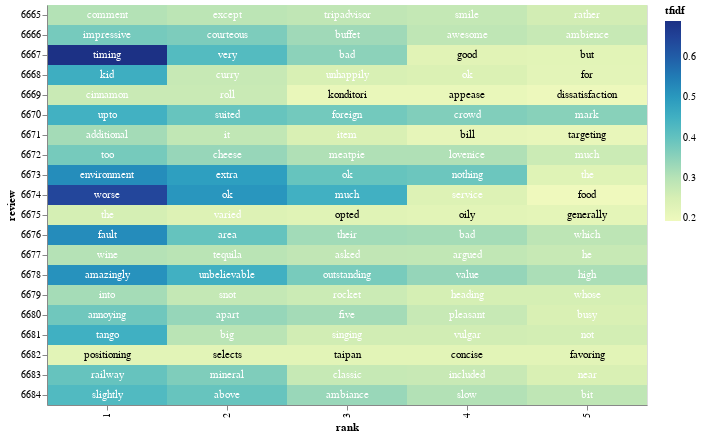

The notebook cell this image was saved under:
### Code cell
alt.data_transformers.disable_max_rows()


# adding a little randomness to break ties in term ranking
top_tfidf_plusRand = top_tfidf.copy()
top_tfidf_plusRand['tfidf'] = top_tfidf_plusRand['tfidf'] + np.random.rand(top_tfidf.shape[0])*0.0001

# base for all visualizations, with rank calculation
base = alt.Chart(top_tfidf_plusRand).encode(
    x = 'rank:O',
    y = 'review:N'
).transform_window(
    rank = "rank()",
    sort = [alt.SortField("tfidf", order="descending")],
    groupby = ["review"],
)

# heatmap specification
heatmap = base.mark_rect().encode(
    color = 'tfidf:Q'
)

# text labels, white for darker heatmap colors
text = base.mark_text(baseline='middle').encode(
    text = 'term:N',
    color = alt.condition(alt.datum.tfidf >= 0.23, alt.value('white'), alt.value('black'))
)

# display the three superimposed visualizations
(heatmap + text).properties(width = 600)

### Figure 1 — Vega-Lite specification as saved in the notebook (floating-point values rounded to 4 significant figures)
{"config": {"view": {"continuousWidth": 400, "continuousHeight": 300}}, "layer": [{"mark": "rect", "encoding": {"color": {"field": "tfidf", "type": "quantitative"}, "x": {"field": "rank", "type": "ordinal"}, "y": {"field": "review", "type": "nominal"}}, "transform": [{"window": [{"op": "rank", "field": "", "as": "rank"}], "groupby": ["review"], "sort": [{"field": "tfidf", "order": "descending"}]}]}, {"mark": {"type": "text", "baseline": "middle"}, "encoding": {"color": {"condition": {"value": "white", "test": "(datum.tfidf >= 0.23)"}, "value": "black"}, "text": {"field": "term", "type": "nominal"}, "x": {"field": "rank", "type": "ordinal"}, "y": {"field": "review", "type": "nominal"}}, "transform": [{"window": [{"op": "rank", "field": "", "as": "rank"}], "groupby": ["review"], "sort": [{"field": "tfidf", "order": "descending"}]}]}], "data": {"name": "data-b0aa454d2de7aed17e9c9dc7853813c9"}, "width": 600, "$schema": "https://vega.github.io/schema/vega-lite/v4.17.0.json", "datasets": {"data-b0aa454d2de7aed17e9c9dc7853813c9": [{"review": 6665, "term": "comment", "tfidf": 0.3032}, {"review": 6665, "term": "except", "tfidf": 0.2936}, {"review": 6665, "term": "tripadvisor", "tfidf": 0.2871}, {"review": 6665, "term": "smile", "tfidf": 0.2816}, {"review": 6665, "term": "rather", "tfidf": 0.2584}, {"review": 6666, "term": "impressive", "tfidf": 0.3769}, {"review": 6666, "term": "courteous", "tfidf": 0.3688}, {"review": 6666, "term": "buffet", "tfidf": 0.3283}, {"review": 6666, "term": "awesome", "tfidf": 0.2896}, {"review": 6666, "term": "ambience", "tfidf": 0.2762}, {"review": 6667, "term": "timing", "tfidf": 0.6887}, {"review": 6667, "term": "very", "tfidf": 0.4211}, {"review": 6667, "term": "bad", "tfidf": 0.3517}, {"review": 6667, "term": "good", "tfidf": 0.2294}, {"review": 6667, "term": "but", "tfidf": 0.2269}, {"review": 6668, "term": "kid", "tfidf": 0.4542}, {"review": 6668, "term": "curry", "tfidf": 0.277}, {"review": 6668, "term": "unhappily", "tfidf": 0.2476}, {"review": 6668, "term": "ok", "tfidf": 0.2424}, {"review": 6668, "term": "for", "tfidf": 0.2231}, {"review": 6669, "term": "cinnamon", "tfidf": 0.273}, {"review": 6669, "term": "roll", "tfidf": 0.2721}, {"review": 6669, "term": "appease", "tfidf": 0.2089}, {"review": 6669, "term": "konditori", "tfidf": 0.2089}, {"review": 6669, "term": "dissatisfaction", "tfidf": 0.1996}, {"review": 6670, "term": "upto", "tfidf": 0.4478}, {"review": 6670, "term": "suited", "tfidf": 0.3938}, {"review": 6670, "term": "foreign", "tfidf": 0.3797}, {"review": 6670, "term": "crowd", "tfidf": 0.364}, {"review": 6670, "term": "mark", "tfidf": 0.3558}, {"review": 6671, "term": "additional", "tfidf": 0.3229}, {"review": 6671, "term": "it", "tfidf": 0.2857}, {"review": 6671, "term": "item", "tfidf": 0.2458}, {"review": 6671, "term": "bill", "tfidf": 0.2169}, {"review": 6671, "term": "targeting", "tfidf": 0.211}, {"review": 6672, "term": "too", "tfidf": 0.3763}, {"review": 6672, "term": "cheese", "tfidf": 0.338}, {"review": 6672, "term": "lovenice", "tfidf": 0.3084}, {"review": 6672, "term": "meatpie", "tfidf": 0.3084}, {"review": 6672, "term": "much", "tfidf": 0.2695}, {"review": 6673, "term": "environment", "tfidf": 0.5206}, {"review": 6673, "term": "extra", "tfidf": 0.4876}, {"review": 6673, "term": "ok", "tfidf": 0.3952}, {"review": 6673, "term": "nothing", "tfidf": 0.3883}, {"review": 6673, "term": "the", "tfidf": 0.2332}, {"review": 6674, "term": "worse", "tfidf": 0.6419}, {"review": 6674, "term": "ok", "tfidf": 0.5041}, {"review": 6674, "term": "much", "tfidf": 0.4499}, {"review": 6674, "term": "service", "tfidf": 0.2394}, {"review": 6674, "term": "food", "tfidf": 0.1937}, {"review": 6675, "term": "the", "tfidf": 0.2529}, {"review": 6675, "term": "varied", "tfidf": 0.2374}, {"review": 6675, "term": "opted", "tfidf": 0.2297}, {"review": 6675, "term": "oily", "tfidf": 0.2254}, {"review": 6675, "term": "generally", "tfidf": 0.2199}, {"review": 6676, "term": "fault", "tfidf": 0.5222}, {"review": 6676, "term": "area", "tfidf": 0.397}, {"review": 6676, "term": "their", "tfidf": 0.325}, {"review": 6676, "term": "bad", "tfidf": 0.3216}, {"review": 6676, "term": "which", "tfidf": 0.292}, {"review": 6677, "term": "wine", "tfidf": 0.3024}, {"review": 6677, "term": "tequila", "tfidf": 0.2959}, {"review": 6677, "term": "asked", "tfidf": 0.2866}, {"review": 6677, "term": "argued", "tfidf": 0.2861}, {"review": 6677, "term": "he", "tfidf": 0.2764}, {"review": 6678, "term": "amazingly", "tfidf": 0.5111}, {"review": 6678, "term": "unbelievable", "tfidf": 0.4491}, {"review": 6678, "term": "outstanding", "tfidf": 0.3742}, {"review": 6678, "term": "value", "tfidf": 0.3413}, {"review": 6678, "term": "high", "tfidf": 0.3146}, {"review": 6679, "term": "into", "tfidf": 0.3219}, {"review": 6679, "term": "snot", "tfidf": 0.2814}, {"review": 6679, "term": "rocket", "tfidf": 0.2689}, {"review": 6679, "term": "heading", "tfidf": 0.2531}, {"review": 6679, "term": "whose", "tfidf": 0.2531}, {"review": 6680, "term": "annoying", "tfidf": 0.384}, {"review": 6680, "term": "apart", "tfidf": 0.3392}, {"review": 6680, "term": "five", "tfidf": 0.3229}, {"review": 6680, "term": "pleasant", "tfidf": 0.2763}, {"review": 6680, "term": "busy", "tfidf": 0.2462}, {"review": 6681, "term": "tango", "tfidf": 0.4504}, {"review": 6681, "term": "big", "tfidf": 0.2963}, {"review": 6681, "term": "singing", "tfidf": 0.259}, {"review": 6681, "term": "vulgar", "tfidf": 0.259}, {"review": 6681, "term": "not", "tfidf": 0.2558}, {"review": 6682, "term": "concise", "tfidf": 0.2263}, {"review": 6682, "term": "favoring", "tfidf": 0.2263}, {"review": 6682, "term": "positioning", "tfidf": 0.2264}, {"review": 6682, "term": "selects", "tfidf": 0.2263}, {"review": 6682, "term": "taipan", "tfidf": 0.2263}, {"review": 6683, "term": "railway", "tfidf": 0.3963}, {"review": 6683, "term": "mineral", "tfidf": 0.3662}, {"review": 6683, "term": "classic", "tfidf": 0.2771}, {"review": 6683, "term": "included", "tfidf": 0.2744}, {"review": 6683, "term": "near", "tfidf": 0.247}, {"review": 6684, "term": "slightly", "tfidf": 0.4242}, {"review": 6684, "term": "above", "tfidf": 0.3939}, {"review": 6684, "term": "ambiance", "tfidf": 0.3367}, {"review": 6684, "term": "slow", "tfidf": 0.3046}, {"review": 6684, "term": "bit", "tfidf": 0.2892}]}}
